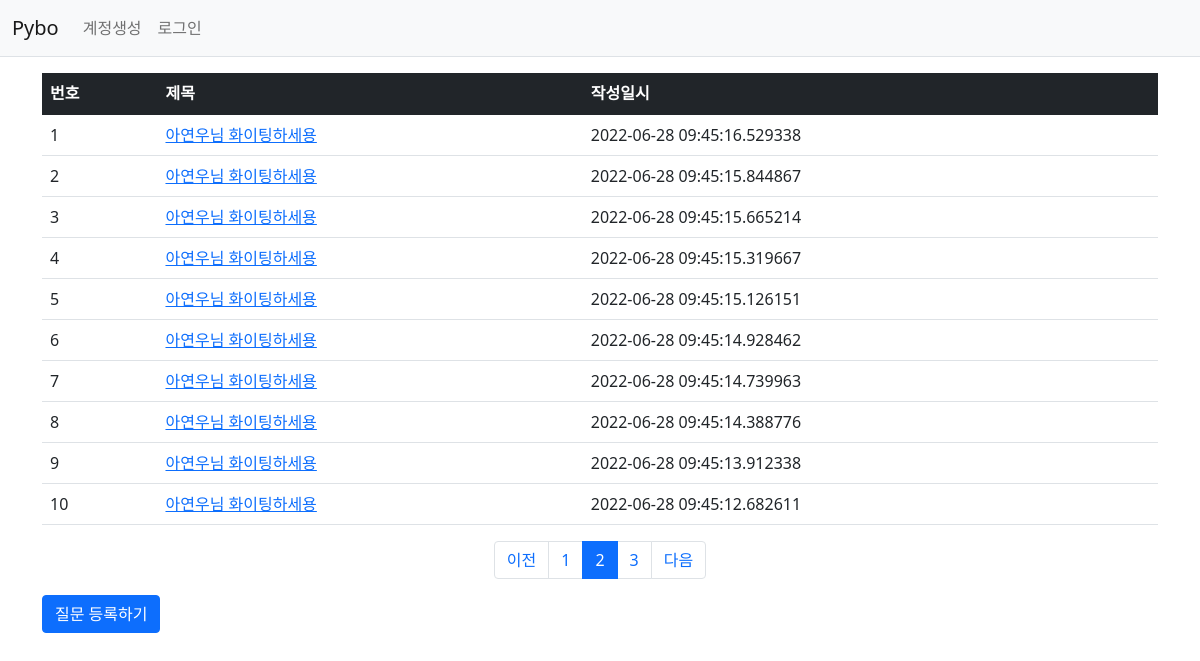
/question/list/?page=2, run on the app's committed database.
### pybo/models.py (models this page shows)
class Question(db.Model):
    id = db.Column(db.Integer , primary_key=True)
    subject = db.Column(db.String(200) , nullable=False)
    content = db.Column(db.Text(),nullable=False)
    create_date = db.Column(db.DateTime(),nullable=False)

### pybo/views/question_views.py (the view)
@bp.route('/list/')
def questionlist():
    page = request.args.get('page', type=int, default=1)  # 페이지
    question_list = Question.query.order_by(Question.create_date.desc())
    question_list = question_list.paginate(page, per_page=10)
    return render_template('question/question_list.html', question_list=question_list)

### pybo/views/auth_views.py (called while the page is built)
@bp.before_app_request
def load_logged_in_user():
    user_id = session.get('user_id')
    if user_id is None:
        g.user = None
    else:
        g.user = User.query.get(user_id)

### pybo/templates/question/question_list.html (shortened to what this page needs)
<!DOCTYPE html>
<html lang="en">
<head>
</head>
<body>
{% extends 'base.html' %}
{% block content %}
<div class="container my-3">
    <table class="table">
        <thead>
        <tr class="table-dark">
            <th>번호</th>
            <th>제목</th>
            <th>작성일시</th>
        </tr>
        </thead>
        <tbody>
            {% if question_list %}
                {% for question in question_list.items %}
                    <tr>
                        <td>{{ loop.index }}</td>
                        <td><a href="{{ url_for('question.detail' , question_id=question.id) }}">{{ question.subject }} </a></td>
                        <td>{{ question.create_date }}</td>
                    </tr>
                {% endfor %}
            {% endif %}
        </tbody>
    </table>
    <ul class="pagination justify-content-center">
        {% if question_list.has_prev %}
        <li class="page-item">
            <a class="page-link" href="?page={{ question_list.prev_num }}">이전</a>
        </li>
        {% else %}
        <li class="page-item disabled">
            <a class="page-link" tabindex="-1" aria-disabled="true" href="javascript:void(0)">이전</a>
        </li>
        {% endif %}
        {% for page_num in question_list.iter_pages() %}
        {% if page_num %}
        {% if page_num != question_list.page %}
        <li class="page-item">
            <a class="page-link" href="?page={{ page_num }}">{{ page_num }}</a>
        </li>
        {% else %}
        <li class="page-item active" aria-current="page">
            <a class="page-link" href="javascript:void(0)">{{ page_num }}</a>
        </li>
        {% endif %}
        {% else %}
        <li class="disabled">
            <a class="page-link" href="javascript:void(0)">...</a>
        </li>
        {% endif %}
        {% endfor %}
        {% if question_list.has_next %}
        <li class="page-item">
            <a class="page-link" href="?page={{ question_list.next_num }}">다음</a>
        </li>
        {% else %}
        <li class="page-item disabled">
            <a class="page-link" tabindex="-1" aria-disabled="true" href="javascript:void(0)">다음</a>
        </li>
        {% endif %}
    </ul>
     <a href="{{ url_for('question.create') }}" class="btn btn-primary">질문 등록하기</a>
</div>
{% endblock %}

### data on the page
Question: subject "아연우님 화이팅하세용", create_date "2022-06-28 09:45:16.529338"
Question: subject "아연우님 화이팅하세용", create_date "2022-06-28 09:45:15.844867"
Question: subject "아연우님 화이팅하세용", create_date "2022-06-28 09:45:15.665214"
Question: subject "아연우님 화이팅하세용", create_date "2022-06-28 09:45:15.319667"
Question: subject "아연우님 화이팅하세용", create_date "2022-06-28 09:45:15.126151"
Question: subject "아연우님 화이팅하세용", create_date "2022-06-28 09:45:14.928462"
Question: subject "아연우님 화이팅하세용", create_date "2022-06-28 09:45:14.739963"
Question: subject "아연우님 화이팅하세용", create_date "2022-06-28 09:45:14.388776"
Question: subject "아연우님 화이팅하세용", create_date "2022-06-28 09:45:13.912338"
Question: subject "아연우님 화이팅하세용", create_date "2022-06-28 09:45:12.682611"

### other printed values
{{ page_num }} "1" "3"
{{ page_num }} "2"
